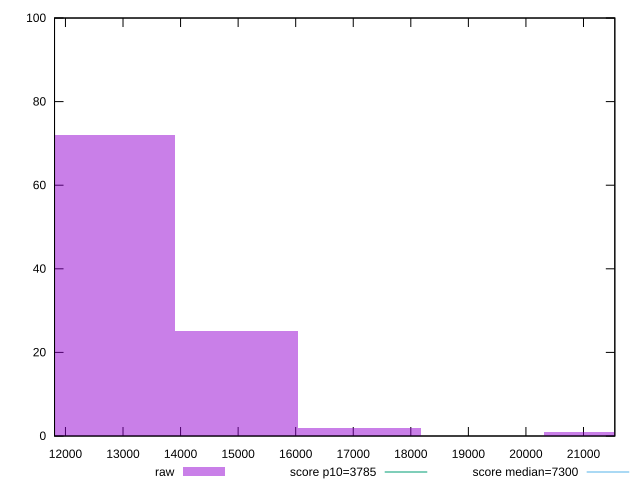

This chart was generated by the following gnuplot code:
reset

$raw <<EOF
21384.5372443545 1
12830.722346612698 72
14969.176071048147 25
17107.629795483597 2
EOF

set key outside below
set boxwidth 2138.4537244354497
set xrange [11810.271999999999:21544.384999999995]
set yrange [0:100]
set trange [0:100]
set style fill transparent solid 0.5 noborder

set parametric
set terminal svg size 640, 490 enhanced background rgb 'white'
set output "reprap/interactive/samples/pages/raw/histogram.svg"

plot $raw title "raw" with boxes, \
     3785,t title "score p10=3785", \
     7300,t title "score median=7300"

reset
